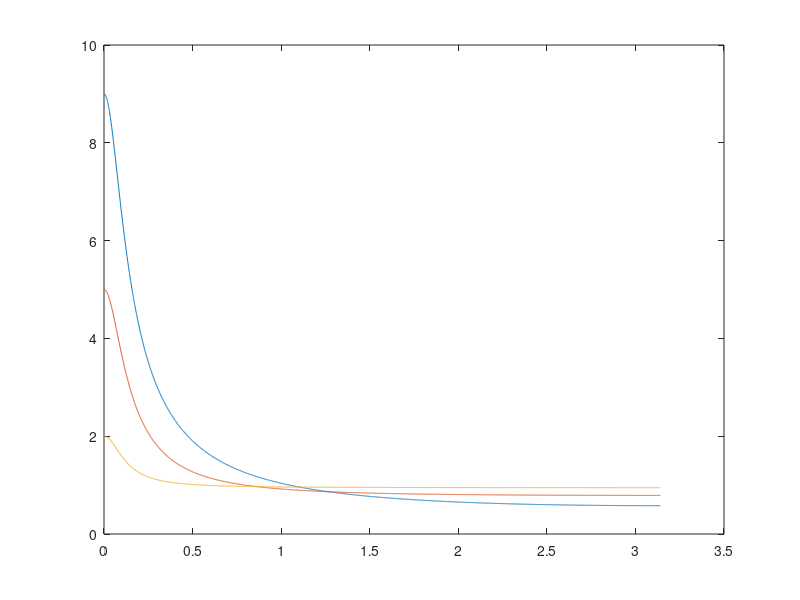

Recreate this plot in MATLAB.
% OM = -pi:0.01:pi;
% z = exp(j*OM);
% H = (z.^3 +1)./(z.^2.*(2.*z.^2 + z + 0.9));
% plot(OM,abs(H));

%-------------
% clc; clear; close all;
% OM = 0:0.001:pi;
% z = exp(j*OM);
% 
% % H1 = z./(z-0.9);
% % H2 = z./(z+0.9);
% H1 = (z-0.1)./(z-0.9);
% H2 = (z+0.8)./(z+0.9);
% H3 = z./((z-0.9*j).*(z+0.9*j));
% 
% figure; plot(OM,abs(H1))
% figure; plot(OM,abs(H2))
% figure; plot(OM,abs(H3))

%-------------
clc; clear; close all;
OM = 0:0.001:pi;
z = exp(j*OM);

% H1 = z./(z-0.9);
% H2 = z./(z+0.9);
H1 = (z-0.1)./(z-0.9);
H2 = (z-0.5)./(z-0.9);
H3 = (z-0.8)./(z-0.9);

plot(OM,abs(H1)); hold on
plot(OM,abs(H2))
plot(OM,abs(H3))



